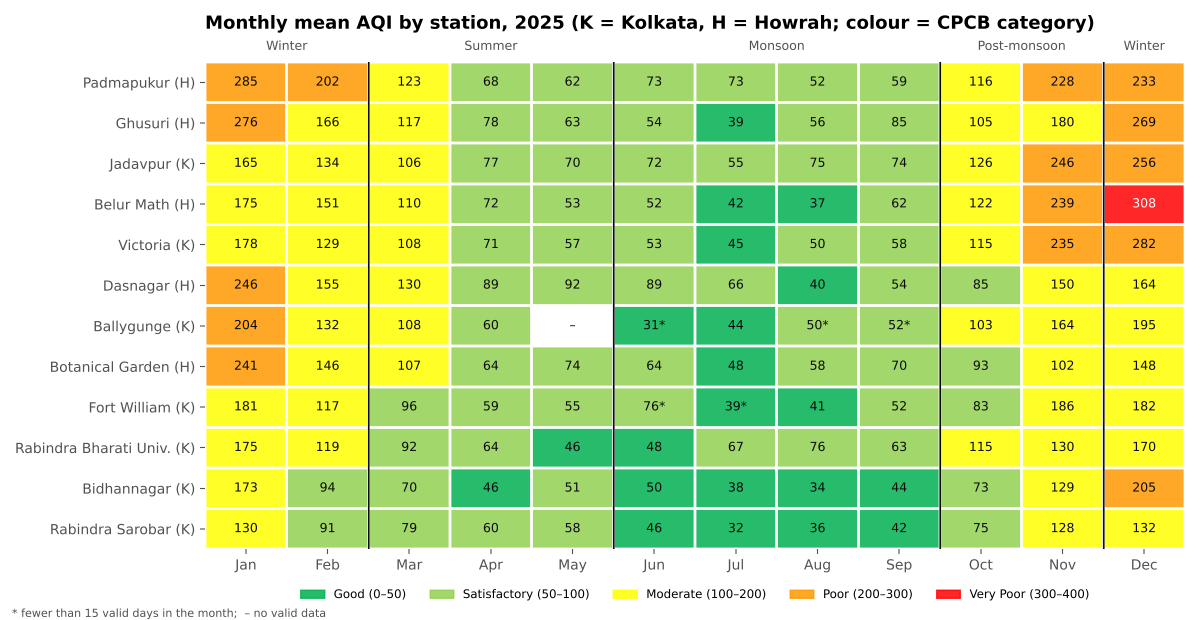
#> input picture 02_Graphs/14_AQI_station_month_heatmap.png, 2400 x 1240 px, found by its file name (shown at 1/2 size)
$ python s8_ppt.py ../02_Graphs/14_AQI_station_month_heatmap.png ../06_Maps/Map_d_slide.png ../06_Maps/Map_d_slide.png
#> lines starting #> are read from the running program, lines starting #| are printed output that depends on the picture
"""Step 9: update Deeksha's 6-slide PPT in place (keeps her design)."""
import copy, sys
from PIL import Image
from pptx import Presentation
from pptx.util import Inches, Pt
SRC, OUT, DST = sys.argv[1], sys.argv[2], sys.argv[3]
im = Image.open(f"{OUT}/02_Graphs/14_AQI_station_month_heatmap.png"); w, h = im.size; im.crop((0, 85, w, h)).save("/tmp/s_heat.png")
#> further down, im is the input picture: PIL image 2400x1240 RGBA; mean R, G, B, A 207.5, 226.6, 148, 255
#> after `w, h = im.size`: w = 2400; h = 1240
#> after `im = Image.open(f'{OUT}/02_Graphs/14_AQI_station_month_heatmap.png')`:
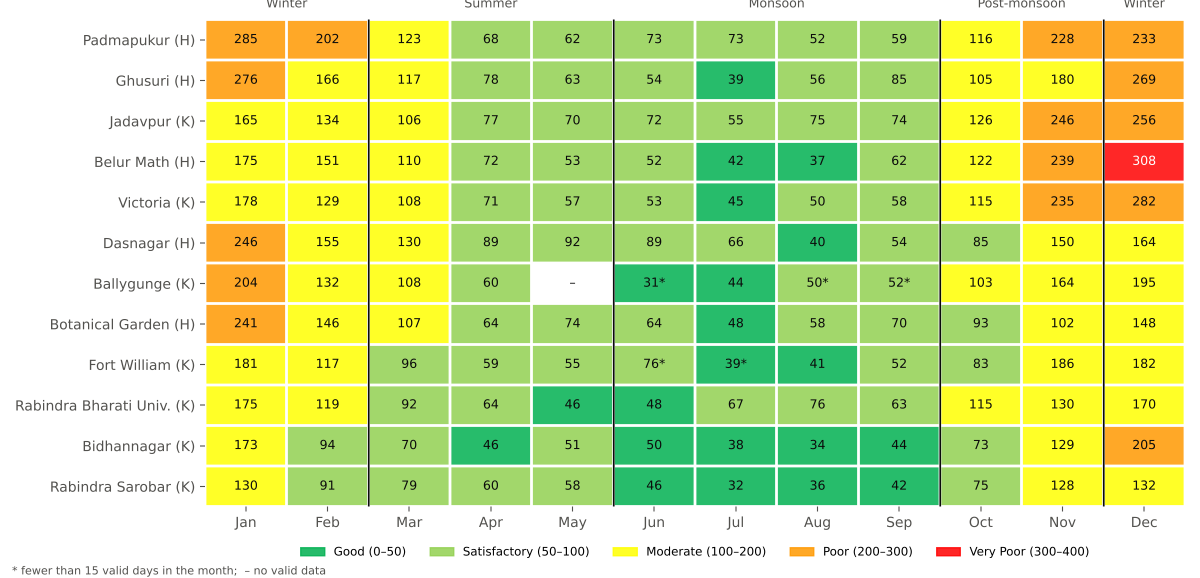
#> saved as s_heat.png: PIL image 2400x1155 RGBA (shown at 1/2 size); mean R, G, B, A 205.8, 226.3, 141.9, 255
im = Image.open(f"{OUT}/06_Maps/Map_d_slide.png"); w, h = im.size; im.crop((0, 170, w, h - 40)).save("/tmp/s_map.png")
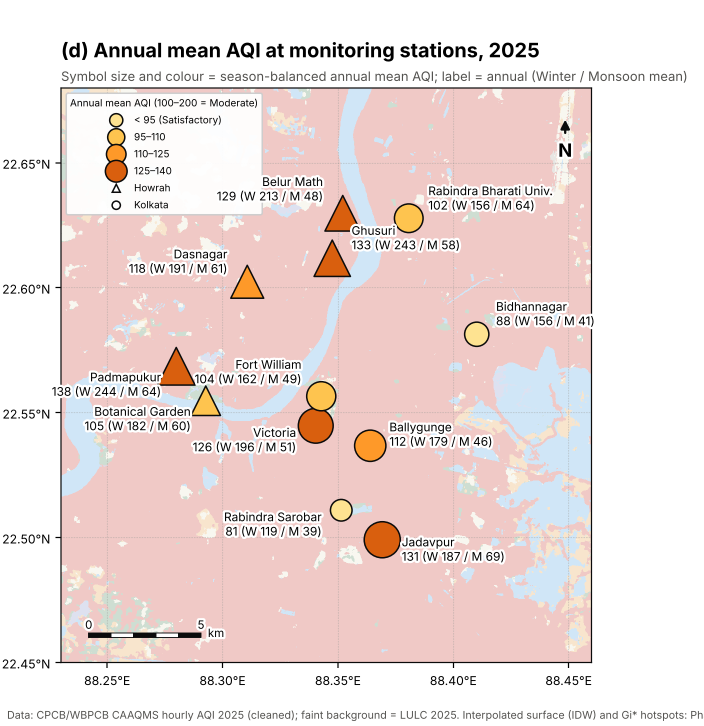
#> input picture 06_Maps/Map_d_slide.png, 1408 x 1452 px, found by its file name (shown at 1/2 size)
#> further down, im is the input picture: PIL image 1408x1452 RGBA; mean R, G, B, A 236.8, 220.9, 218.7, 255
#> after `w, h = im.size`: w = 1408; h = 1452
#> after `im = Image.open(f'{OUT}/06_Maps/Map_d_slide.png')`:
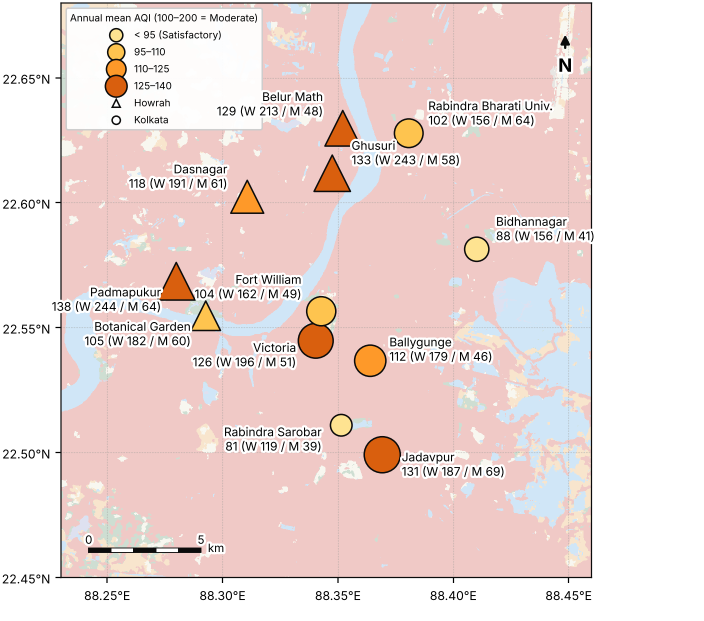
#> saved as s_map.png: PIL image 1408x1242 RGBA (shown at 1/2 size); mean R, G, B, A 236.5, 218, 215.4, 255
import pandas as pd
#> (the run stopped early here; a loop or call above may not have finished)
